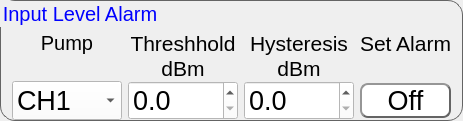
         <widget class="QGroupBox" name="groupBox_6">
          <property name="styleSheet">
           <string notr="true">QGroupBox{
border-color: rgb(100, 100, 100);
border-width: 1px;        
border-style: solid;
border-radius: 15px;
font: 20px;
}
QGroupBox:title{
color: rgb(0, 0, 255);
}</string>
          </property>
          <property name="title">
           <string>Input Level Alarm</string>
          </property>
          <layout class="QGridLayout" name="gridLayout_7">
           <property name="topMargin">
            <number>30</number>
           </property>
           <property name="bottomMargin">
            <number>0</number>
           </property>
           <property name="horizontalSpacing">
            <number>6</number>
           </property>
           <property name="verticalSpacing">
            <number>0</number>
           </property>
           <item row="2" column="0">
            <widget class="QComboBox" name="alm_2">
             <property name="font">
              <font>
               <pointsize>20</pointsize>
              </font>
             </property>
             <property name="styleSheet">
              <string notr="true">background-color: rgb(255, 255, 255);</string>
             </property>
             <item>
              <property name="text">
               <string>CH1</string>
              </property>
             </item>
             <item>
              <property name="text">
               <string>CH2</string>
              </property>
             </item>
             <item>
              <property name="text">
               <string>CH3</string>
              </property>
             </item>
             <item>
              <property name="text">
               <string>CH4</string>
              </property>
             </item>
            </widget>
           </item>
           <item row="0" column="1">
            <widget class="QLabel" name="label_13">
             <property name="minimumSize">
              <size>
               <width>110</width>
               <height>0</height>
              </size>
             </property>
             <property name="font">
              <font>
               <pointsize>16</pointsize>
              </font>
             </property>
             <property name="text">
              <string>Threshhold</string>
             </property>
             <property name="alignment">
              <set>Qt::AlignCenter</set>
             </property>
            </widget>
           </item>
           <item row="0" column="2">
            <widget class="QLabel" name="label_14">
             <property name="minimumSize">
              <size>
               <width>110</width>
               <height>0</height>
              </size>
             </property>
             <property name="font">
              <font>
               <pointsize>16</pointsize>
              </font>
             </property>
             <property name="text">
              <string>Hysteresis</string>
             </property>
             <property name="alignment">
              <set>Qt::AlignCenter</set>
             </property>
            </widget>
           </item>
           <item row="0" column="3">
            <widget class="QLabel" name="label_15">
             <property name="font">
              <font>
               <pointsize>16</pointsize>
              </font>
             </property>
             <property name="text">
              <string>Set Alarm</string>
             </property>
             <property name="alignment">
              <set>Qt::AlignCenter</set>
             </property>
            </widget>
           </item>
           <item row="2" column="2">
            <widget class="QDoubleSpinBox" name="alm_hys_2">
             <property name="font">
              <font>
               <pointsize>20</pointsize>
              </font>
             </property>
             <property name="styleSheet">
              <string notr="true">background-color: rgb(255, 255, 255);</string>
             </property>
             <property name="decimals">
              <number>1</number>
             </property>
            </widget>
           </item>
           <item row="2" column="3">
            <widget class="QPushButton" name="alm_set_2">
             <property name="font">
              <font>
               <pointsize>20</pointsize>
              </font>
             </property>
             <property name="styleSheet">
              <string notr="true">QPushButton{
	border-color: rgb(100, 100, 100);
	font: 20pt &quot;MS Shell Dlg 2&quot;;
	border-width: 2px;        
	border-style: outset;
	border-radius: 8px;
	background-color: rgb(255, 255, 255);
}
QPushButton:hover{
	background-color: rgb(225, 240, 255);
}
QPushButton:pressed{
	background-color: rgb(245, 245, 245);
}
</string>
             </property>
             <property name="text">
              <string>Off</string>
             </property>
             <property name="checkable">
              <bool>true</bool>
             </property>
            </widget>
           </item>
           <item row="2" column="1">
            <widget class="QDoubleSpinBox" name="alm_th_2">
             <property name="font">
              <font>
               <pointsize>20</pointsize>
              </font>
             </property>
             <property name="styleSheet">
              <string notr="true">background-color: rgb(255, 255, 255);</string>
             </property>
             <property name="decimals">
              <number>1</number>
             </property>
            </widget>
           </item>
           <item row="1" column="1">
            <widget class="QLabel" name="label_65">
             <property name="sizePolicy">
              <sizepolicy hsizetype="Fixed" vsizetype="Fixed">
               <horstretch>0</horstretch>
               <verstretch>0</verstretch>
              </sizepolicy>
             </property>
             <property name="minimumSize">
              <size>
               <width>110</width>
               <height>0</height>
              </size>
             </property>
             <property name="font">
              <font>
               <pointsize>16</pointsize>
              </font>
             </property>
             <property name="text">
              <string>dBm</string>
             </property>
             <property name="alignment">
              <set>Qt::AlignCenter</set>
             </property>
            </widget>
           </item>
           <item row="1" column="2">
            <widget class="QLabel" name="label_66">
             <property name="font">
              <font>
               <pointsize>16</pointsize>
              </font>
             </property>
             <property name="text">
              <string>dBm</string>
             </property>
             <property name="alignment">
              <set>Qt::AlignCenter</set>
             </property>
            </widget>
           </item>
           <item row="0" column="0">
            <widget class="QLabel" name="label_16">
             <property name="sizePolicy">
              <sizepolicy hsizetype="Preferred" vsizetype="Fixed">
               <horstretch>0</horstretch>
               <verstretch>0</verstretch>
              </sizepolicy>
             </property>
             <property name="minimumSize">
              <size>
               <width>110</width>
               <height>0</height>
              </size>
             </property>
             <property name="font">
              <font>
               <pointsize>15</pointsize>
              </font>
             </property>
             <property name="autoFillBackground">
              <bool>false</bool>
             </property>
             <property name="text">
              <string>Pump</string>
             </property>
             <property name="alignment">
              <set>Qt::AlignCenter</set>
             </property>
            </widget>
           </item>
          </layout>
         </widget>
